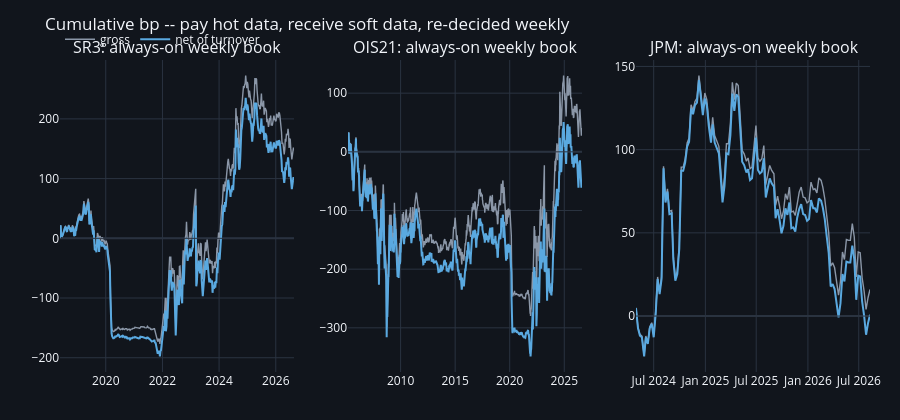

Notebook code cell kept with this figure:
### Code cell
fig = make_subplots(rows=1, cols=len(RES), shared_yaxes=False,
                    subplot_titles=[f"{k}: always-on weekly book" for k in RES])
for i, (name, res) in enumerate(RES.items(), start=1):
    b = res["primary"]["weekly_book"]
    if b is None or b.empty:
        continue
    x = pd.to_datetime(b["exit_date"])
    fig.add_trace(go.Scatter(x=x, y=np.cumsum(b["pnl_bp_gross"].to_numpy(float)),
                             name="gross", line=dict(color=GREY, width=1.4),
                             showlegend=(i == 1)), row=1, col=i)
    fig.add_trace(go.Scatter(x=x, y=np.cumsum(b["pnl_bp"].to_numpy(float)),
                             name="net of turnover", line=dict(color=BLUE, width=2),
                             showlegend=(i == 1)), row=1, col=i)
    fig.add_hline(y=0, line=dict(color=GRID_C, width=1), row=1, col=i)
style(fig, 420, "Cumulative bp -- pay hot data, receive soft data, re-decided weekly")
fig.show()
